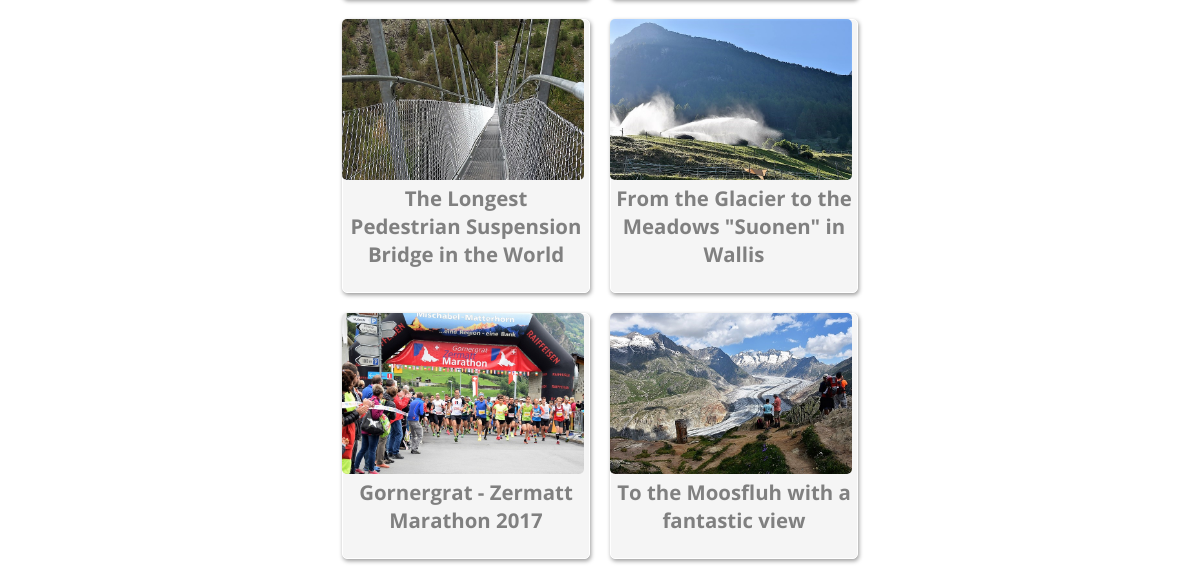
The page /suche.php (lower part) on the database as committed earlier.
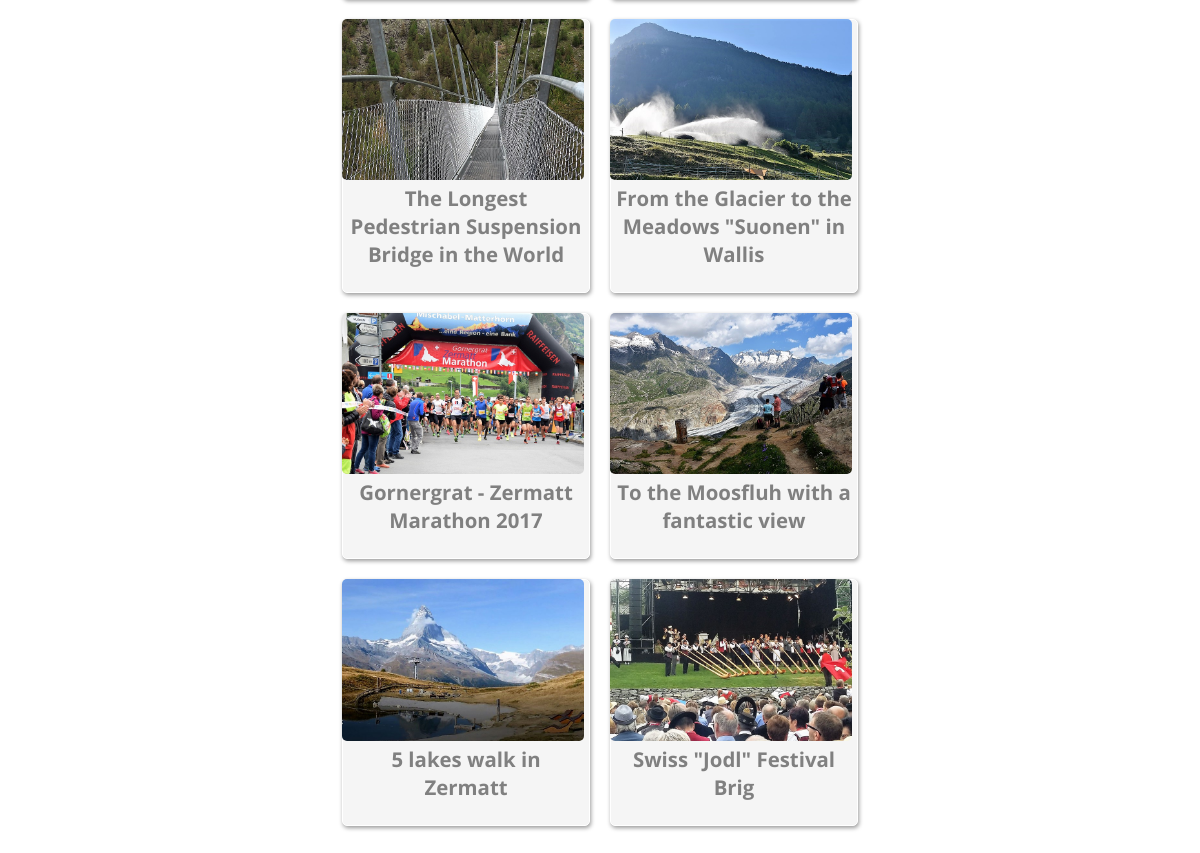
The same page on the database as committed later.
### tables this page shows
CREATE TABLE `news` (
  `ID` int(11) NOT NULL,
  `Bild` text NOT NULL,
  `Titel` text NOT NULL,
  `Beschreibung` text NOT NULL
);

### suche.php (the view, shortened to what this page needs)
<!DOCTYPE html>
<html lang="de">
  <head>
	<link rel="stylesheet" href="css/main.css">
  </head>
  <body>
	<div class="text">
 <?php
			include('db_connect.php');
			$suche = $_POST['name'];
			$sql = "
			SELECT DISTINCT *
			FROM news
			WHERE
			Titel LIKE '%$suche%'
			OR
			Beschreibung LIKE '%$suche%';
			";
      echo '<div id="Break">';
			$result = $connect->query($sql);
			if($result->num_rows>0){
      	while($zeile = $result->fetch_assoc()){
          echo '<div id="news_container">';
          echo '<img src="' . $zeile['Bild'] . '" height="150px" class="news_bild">';
          echo "<h2><a href=\"detail.php?lid=" .$zeile['ID']. "\">". $zeile['Titel'] . "</a></h2></br>";
          echo "</div>";
          }
			}
			else{
				echo "<h3>Keine Ergebnisse für $suche gefunden</h3>";
			}
    echo "</div>";
		?>
	</div>
  </body>
</html>

### css/main.css (style rules this page uses)
* { margin:0; padding:0; text-decoration:none }
html { height: 100%; width: 100%; }
body { margin: 0; padding: 0; font-family:'Open Sans','Helvetica Neue',Arial,sans-serif; color: #808080; overflow-x:hidden; text-align:center; }
a { color: #FFFFFF; text-decoration: none; }
.text { margin-left:20px; margin-top:20px; padding-bottom:20px; }
.text a { color: #808080;; }
#news_container { display: inline-block; width: 40%; margin-left: auto; margin-right:20px; margin-bottom:20px; padding-top: 0; max-width: 450px; padding: 5px; background: #f5f5f5; border: 1px solid #FFF; border-radius: 5px; -moz-border-radius: 5px; -webkit-border-radius: 5px; box-shadow: 1px 2px 4px rgba(0,0,0,.4); clear: both; font-size: 0.85em; }
.news_bild { width:102.6%; height: auto; border-radius: 5px; -moz-border-radius: 5px; -webkit-border-radius: 5px; margin-left:-6px; margin-top:-6px; }
#Break { width: 50%; margin: auto; }

Rows that differ between the two databases and show on the page:
added news: Bild (picture), Titel "5 lakes walk in Zermatt"
added news: Bild (picture), Titel "Swiss \"Jodl\" Festival Brig"
